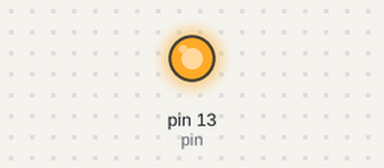
Recording of a sketch running on a simulated Arduino Uno, built with avr-gcc and run on an emulated ATmega328P. On the bench: output pins drawn as LEDs (lit = HIGH).

Above: at 2.0 s.
At 8.1 s:
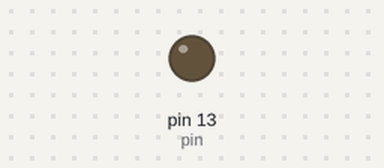
Timing chart, 0 to 12.7 s (numbered marks = the images above):
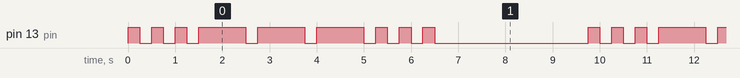

The sketch:

TestLib.ino
```cpp
/*
 Name:		TestLib.ino
 Created:	20.05.2016 13:35:35
 Author:	ooi
*/

// the setup function runs once when you press reset or power the board
#include "MyLibrary.h"
int pin = 13;
MyLibraryClass M(13);
void setup() {

}

// the loop function runs over and over again until power down or reset
void loop() {
  M.dot(); M.dot(); M.dot();
  M.dash(); M.dash(); M.dash();
  M.dot(); M.dot(); M.dot();
  delay(3000);
}
```

MyLibrary.cpp
```cpp
//
//
//
#include "Arduino.h"
#include "MyLibrary.h"

MyLibraryClass::MyLibraryClass(int pin){
    pinMode(pin,OUTPUT);
    _pin=pin;
}

void MyLibraryClass::dot() {
    digitalWrite(_pin, HIGH);
    delay(250);
    digitalWrite(_pin, LOW);
    delay(250);
}

void MyLibraryClass::dash() {
    digitalWrite(_pin, HIGH);
    delay(1000);
    digitalWrite(_pin, LOW);
    delay(250);
}
```

MyLibrary.h
```cpp
// MyLibrary.h

#ifndef _MYLIBRARY_h
#define _MYLIBRARY_h

#if defined(ARDUINO) && ARDUINO >= 100
	#include "arduino.h"
#else
	#include "WProgram.h"
#endif

class MyLibraryClass
{
 protected:


 public:
	MyLibraryClass(int pin);
    void dot();
    void dash();

 private:
    int _pin;

};

#endif
```

Measured:
- by itself, pin 13 (pin): repeats every 9.8 s: 2 × (LOW 0.25 s, HIGH 0.25 s), 3 × (LOW 0.25 s, HIGH 1.0 s), 3 × (LOW 0.25 s, HIGH 0.25 s), LOW 3.3 s, HIGH 0.25 s
- by itself, everything shown: repeats every 9.8 s, in 18 steps
